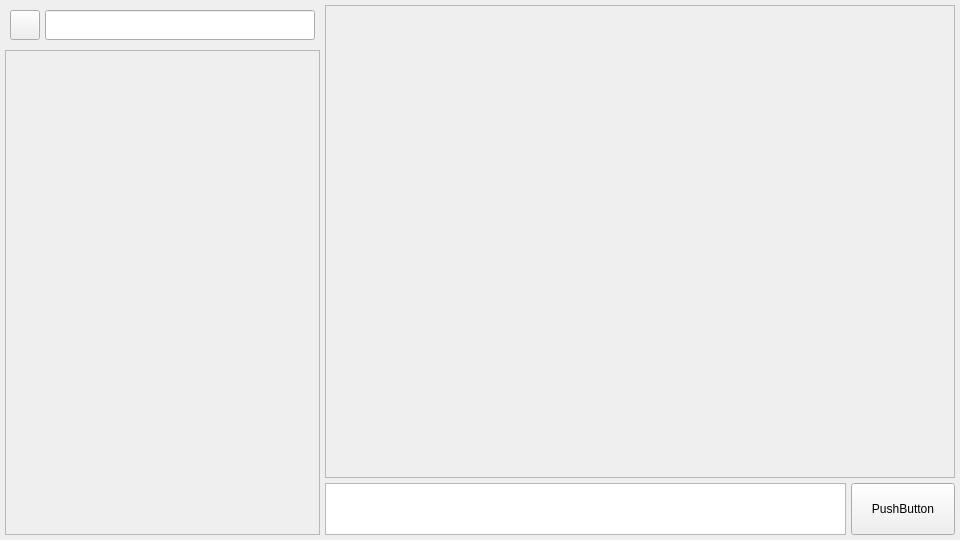
<?xml version="1.0" encoding="UTF-8"?>
<ui version="4.0">
 <class>MainWindow</class>
 <widget class="QMainWindow" name="MainWindow">
  <property name="geometry">
   <rect>
    <x>0</x>
    <y>0</y>
    <width>960</width>
    <height>540</height>
   </rect>
  </property>
  <property name="sizePolicy">
   <sizepolicy hsizetype="Minimum" vsizetype="Preferred">
    <horstretch>0</horstretch>
    <verstretch>0</verstretch>
   </sizepolicy>
  </property>
  <property name="windowTitle">
   <string>MainWindow</string>
  </property>
  <widget class="QWidget" name="centralwidget">
   <layout class="QGridLayout" name="gridLayout" rowstretch="9,1" columnstretch="1,2">
    <property name="leftMargin">
     <number>5</number>
    </property>
    <property name="topMargin">
     <number>5</number>
    </property>
    <property name="rightMargin">
     <number>5</number>
    </property>
    <property name="bottomMargin">
     <number>5</number>
    </property>
    <property name="spacing">
     <number>5</number>
    </property>
    <item row="0" column="1">
     <widget class="QScrollArea" name="MessageArea">
      <property name="sizePolicy">
       <sizepolicy hsizetype="Minimum" vsizetype="Expanding">
        <horstretch>0</horstretch>
        <verstretch>0</verstretch>
       </sizepolicy>
      </property>
      <property name="widgetResizable">
       <bool>true</bool>
      </property>
      <widget class="QWidget" name="MessageAreaContent">
       <property name="geometry">
        <rect>
         <x>0</x>
         <y>0</y>
         <width>628</width>
         <height>471</height>
        </rect>
       </property>
       <layout class="QGridLayout" name="MessageAreaContentLayout">
        <property name="leftMargin">
         <number>0</number>
        </property>
        <property name="topMargin">
         <number>0</number>
        </property>
        <property name="rightMargin">
         <number>0</number>
        </property>
        <property name="bottomMargin">
         <number>0</number>
        </property>
        <property name="horizontalSpacing">
         <number>0</number>
        </property>
        <property name="verticalSpacing">
         <number>3</number>
        </property>
        <item row="0" column="0" colspan="2">
         <spacer name="verticalSpacer">
          <property name="orientation">
           <enum>Qt::Vertical</enum>
          </property>
          <property name="sizeHint" stdset="0">
           <size>
            <width>20</width>
            <height>40</height>
           </size>
          </property>
         </spacer>
        </item>
       </layout>
      </widget>
     </widget>
    </item>
    <item row="1" column="1">
     <layout class="QHBoxLayout" name="InputArea" stretch="5,1">
      <property name="spacing">
       <number>5</number>
      </property>
      <property name="leftMargin">
       <number>0</number>
      </property>
      <property name="topMargin">
       <number>0</number>
      </property>
      <property name="rightMargin">
       <number>0</number>
      </property>
      <property name="bottomMargin">
       <number>0</number>
      </property>
      <item>
       <widget class="QTextEdit" name="InputText">
        <property name="sizePolicy">
         <sizepolicy hsizetype="MinimumExpanding" vsizetype="MinimumExpanding">
          <horstretch>0</horstretch>
          <verstretch>0</verstretch>
         </sizepolicy>
        </property>
        <property name="minimumSize">
         <size>
          <width>10</width>
          <height>10</height>
         </size>
        </property>
       </widget>
      </item>
      <item>
       <widget class="QPushButton" name="SendButton">
        <property name="sizePolicy">
         <sizepolicy hsizetype="Minimum" vsizetype="Minimum">
          <horstretch>0</horstretch>
          <verstretch>0</verstretch>
         </sizepolicy>
        </property>
        <property name="minimumSize">
         <size>
          <width>0</width>
          <height>0</height>
         </size>
        </property>
        <property name="text">
         <string>PushButton</string>
        </property>
       </widget>
      </item>
     </layout>
    </item>
    <item row="0" column="0" rowspan="2">
     <widget class="QWidget" name="ChatList_And_SearchWidget" native="true">
      <layout class="QVBoxLayout" name="verticalLayout" stretch="0,12">
       <property name="spacing">
        <number>5</number>
       </property>
       <property name="leftMargin">
        <number>0</number>
       </property>
       <property name="topMargin">
        <number>0</number>
       </property>
       <property name="rightMargin">
        <number>0</number>
       </property>
       <property name="bottomMargin">
        <number>0</number>
       </property>
       <item>
        <widget class="QWidget" name="MenuAndSearchWidget" native="true">
         <layout class="QHBoxLayout" name="Menu_and_Search_layout">
          <property name="spacing">
           <number>5</number>
          </property>
          <property name="sizeConstraint">
           <enum>QLayout::SetDefaultConstraint</enum>
          </property>
          <property name="leftMargin">
           <number>5</number>
          </property>
          <property name="topMargin">
           <number>5</number>
          </property>
          <property name="rightMargin">
           <number>5</number>
          </property>
          <property name="bottomMargin">
           <number>5</number>
          </property>
          <item>
           <widget class="QToolButton" name="MenuButton">
            <property name="minimumSize">
             <size>
              <width>30</width>
              <height>30</height>
             </size>
            </property>
            <property name="text">
             <string/>
            </property>
           </widget>
          </item>
          <item>
           <widget class="QLineEdit" name="SearchLineEdit">
            <property name="sizePolicy">
             <sizepolicy hsizetype="Minimum" vsizetype="Fixed">
              <horstretch>0</horstretch>
              <verstretch>0</verstretch>
             </sizepolicy>
            </property>
            <property name="minimumSize">
             <size>
              <width>0</width>
              <height>30</height>
             </size>
            </property>
            <property name="maximumSize">
             <size>
              <width>16777215</width>
              <height>16777215</height>
             </size>
            </property>
           </widget>
          </item>
         </layout>
        </widget>
       </item>
       <item>
        <widget class="QScrollArea" name="ChatListArea">
         <property name="sizePolicy">
          <sizepolicy hsizetype="Minimum" vsizetype="Minimum">
           <horstretch>0</horstretch>
           <verstretch>0</verstretch>
          </sizepolicy>
         </property>
         <property name="widgetResizable">
          <bool>true</bool>
         </property>
         <widget class="QWidget" name="scrollAreaWidgetContents">
          <property name="geometry">
           <rect>
            <x>0</x>
            <y>0</y>
            <width>313</width>
            <height>483</height>
           </rect>
          </property>
          <layout class="QVBoxLayout" name="chatVerticalLayout">
           <property name="spacing">
            <number>0</number>
           </property>
           <property name="leftMargin">
            <number>0</number>
           </property>
           <property name="topMargin">
            <number>0</number>
           </property>
           <property name="rightMargin">
            <number>0</number>
           </property>
           <property name="bottomMargin">
            <number>0</number>
           </property>
           <item>
            <layout class="QVBoxLayout" name="ContactsContent"/>
           </item>
           <item>
            <spacer name="chatVerticalSpacer">
             <property name="orientation">
              <enum>Qt::Vertical</enum>
             </property>
             <property name="sizeHint" stdset="0">
              <size>
               <width>20</width>
               <height>40</height>
              </size>
             </property>
            </spacer>
           </item>
          </layout>
         </widget>
        </widget>
       </item>
      </layout>
     </widget>
    </item>
   </layout>
  </widget>
 </widget>
 <resources/>
 <connections/>
</ui>
